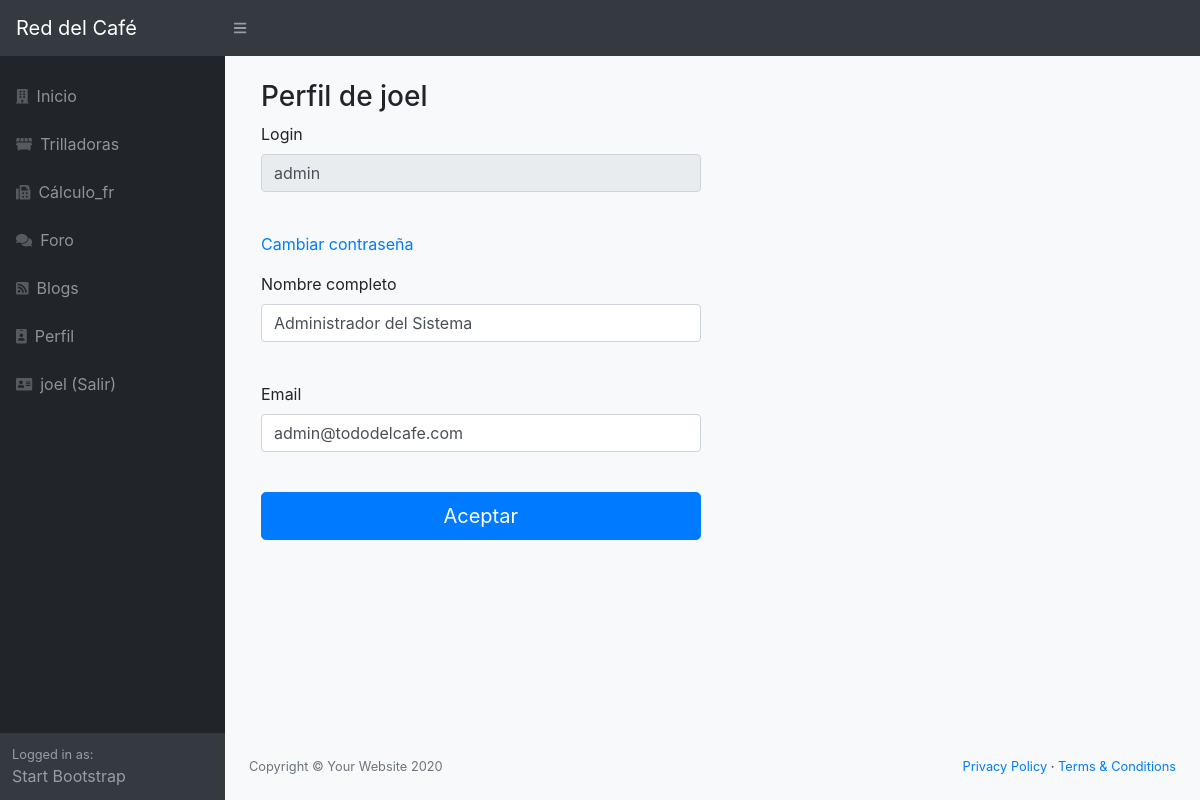
The page /perfil/admin (signed in) on the database its author committed.
### red/models.py (models this page shows, shortened)
class Usuarios(db.Model):
    __tablename__ = 'usuarios'
    id = Column(Integer, primary_key=True)
    username = Column(String(100), nullable=False)
    password_hash = Column(String(128), nullable=False)
    nombre = Column(String(200), nullable=False)
    email = Column(String(200), nullable=False)
    admin = Column(Boolean, default=False)
    @property
    def password(self):
        raise AttributeError('password is not a readable attribute')

### red/app.py (the view)
@app.route('/perfil/<username>', methods=["get", "post"])
@login_required
def perfil(username):
    from red.models import Usuarios
    user = Usuarios.query.filter_by(username=username).first()
    if user is None:
        abort(404)
    form = FormUsuario(request.form, obj=user)
    del form.password
    if form.validate_on_submit():
        form.populate_obj(user)
        db.session.commit()
        return redirect(url_for("inicio"))
    return render_template("usuarios_new.html", form=form, perfil=True)

### red/forms.py
class FormUsuario(FlaskForm):
    username = StringField('Login', validators=[Required()])
    password = PasswordField('Password', validators=[Required()])
    nombre = StringField('Nombre completo')
    email = EmailField('Email')
    submit = SubmitField('Aceptar')

### red/app.py (called while the page is built)
@login_manager.user_loader
def load_user(user_id):
    from red.models import Usuarios
    return Usuarios.query.get(int(user_id))

### red/templates/usuarios_new.html (shortened to what this page needs)
{% extends "base.html" %}
{% block body %}
<div class="container">
  <div class="col-md-6">
    {% if not perfil %}
      <h3>Registro de usuario</h3>
    {% else %}
      <h3>Perfil de {{ current_user.username}}</h3>
    {% endif %}
      <form class="form-horizontal"  method="post">
        <div class="form-group">
        {% if not perfil %}
          {{form.username.label() }}{{form.username(size="100",class="form-control")}}<br/>
        {% else %}
          {{form.username.label() }}{{form.username(readonly="readonly",size="100",class="form-control")}}<br/>
        {% endif %}
        </div>
        <div class="form-group">
        {% if not perfil %}
          {{form.password.label() }}{{form.password(size="100",class="form-control")}}<br/>
        {% else %}
          <a href="/changepassword/{{ current_user.username}}">Cambiar contraseña</a><br/>
        {% endif %}
        </div>
        <div class="form-group">
          {{form.nombre.label() }}{{form.nombre(size="100",class="form-control")}}<br/>
        </div>
        <div class="form-group">
          {{form.email.label() }}{{form.email(size="100",class="form-control")}}<br/>
        </div>
          {{form.submit(class="btn btn-lg btn-primary btn-block")}}
    </form>
    <br/>
  </div>
</div>
{% endblock %}

### red/templates/base.html (shortened to what this page needs)
<!DOCTYPE html>
<html lang="en">
<head>
    <link rel="stylesheet" href="{{ url_for('static', filename='css/styles.css') }}">
    <link href="https://cdn.datatables.net/1.10.20/css/dataTables.bootstrap4.min.css" rel="stylesheet" />
</head>
<body class="sb-nav-fixed bg-light">
    <nav class="sb-topnav navbar navbar-expand navbar-dark bg-dark">
        <a class="navbar-brand" href="/">Red del Café</a>
        <button class="btn btn-link btn-sm order-1 order-lg-0" id="sidebarToggle" href="#"><i
              class="fas fa-bars"></i></button>
    </nav>
    <div id="layoutSidenav">
        <div id="layoutSidenav_nav">
            <nav class="sb-sidenav accordion sb-sidenav-dark" id="sidenavAccordion">
                <div class="sb-sidenav-menu">
                    <div class="nav">
                        <a class="nav-link mt-3" href="/">
                            <div class="sb-nav-link-icon"><i class="fas fa-building"></i></div>
                            Inicio
                        </a>
                        <a class="nav-link" href="/trilladoras">
                            <div class="sb-nav-link-icon"><i class="fas fa-dumpster"></i></div>
                            Trilladoras
                        </a>
                        <a class="nav-link" href="/calculo">
                            <div class="sb-nav-link-icon"><i class="fas fa-fax"></i></div>
                            Cálculo_fr
                        </a>
                        <a class="nav-link" href="/foros">
                            <div class="sb-nav-link-icon"><i class="fas fa-comments"></i></div>
                            Foro
                        </a>
                        <a class="nav-link" href="/blogs">
                            <div class="sb-nav-link-icon"><i class="fas fa-rss-square"></i></div>
                            Blogs
                        </a>
                        {% if current_user.is_authenticated %}
                        <a class="nav-link " href="/perfil/{{ current_user.username}}">
                            <div class="sb-nav-link-icon"><i class="fas fa-id-badge"></i></div>
                            Perfil</a>
                        <a class="nav-link" href="/logout">
                            <div class="sb-nav-link-icon"><i class="fas fa-address-card"></i></div>
                            {{ current_user.username}} (Salir)</a>
                        {% endif %}
                    </div>
                </div>
                <div class="sb-sidenav-footer">
                    <div class="small">Logged in as:</div>
                    Start Bootstrap
                </div>
            </nav>
        </div>
        <div id="layoutSidenav_content">
            <main class="pt-4">
                {% block body%} {% endblock %}
            </main>
            <footer class="py-4 bg-light mt-auto">
                <div class="container-fluid">
                    <div class="d-flex align-items-center justify-content-between small">
                        <div class="text-muted">Copyright &copy; Your Website 2020</div>
                        <div>
                            <a href="#">Privacy Policy</a> &middot;
                            <a href="#">Terms &amp; Conditions</a>
                        </div>
                    </div>
                </div>
            </footer>
        </div>
    </div>
</body>
</html>

### rows shown on the page
Usuarios: username "joel"
Usuarios: username "admin", nombre "Administrador del Sistema", email "admin@tododelcafe.com"
